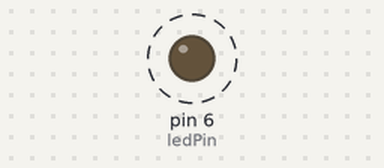
Recording of a sketch running on a simulated Arduino Uno, built with avr-gcc and run on an emulated ATmega328P. Shown: output pins drawn as LEDs (lit = HIGH). Dashed ring = blinking.

Above: at 0.5 s.
Timing chart, 0 to 4.6 s (numbered marks = the images above):
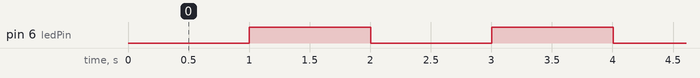

Measured:
- by itself, pin 6 (ledPin): alternates HIGH for 1.0 s and LOW for 1.0 s

The sketch:

Blink_noDelay.ino
```cpp
/*   Sketching mit Hardware
  DMP - Vertiefung Medieninformatik 2- WS 23_24
  - Blink no delay DEMO 2. Termin 5

  This project demonstrates the usage of the millis function

  by: Marcos Martinez
*/const int ledPin =  6;      // the number of the LED pin

// Variables will change:
int ledState = LOW;             // ledState used to set the LED
long previousMillis = 0;        // will store last time LED was updated

// the follow variables is a long because the time, measured in miliseconds,
// will quickly become a bigger number than can be stored in an int.
long interval = 1000;           // interval at which to blink (milliseconds)

void setup() {
  // set the digital pin as output:
  pinMode(ledPin, OUTPUT);
}

void loop()
{
  // here is where you'd put code that needs to be running all the time.

  // check to see if it's time to blink the LED; that is, if the
  // difference between the current time and last time you blinked
  // the LED is bigger than the interval at which you want to
  // blink the LED.
  unsigned long currentMillis = millis();

  if(currentMillis - previousMillis > interval) {
    // save the last time you blinked the LED
    previousMillis = currentMillis;

    // if the LED is off turn it on and vice-versa:
    if (ledState == LOW)
      ledState = HIGH;
    else
      ledState = LOW;

    // set the LED with the ledState of the variable:
    digitalWrite(ledPin, ledState);
  }
}
```
